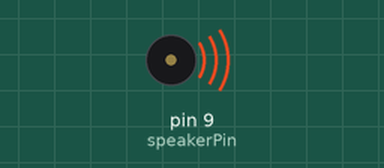
A sketch run on a simulated Arduino Uno, built with avr-gcc and run on an emulated ATmega328P. On the bench: buzzer (waves = sounding).

Above: at 0.16 s.
At 11.51 s:
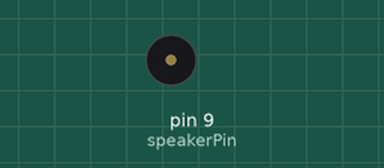
Timing chart, 0 to 14.3 s (numbered marks = the images above):
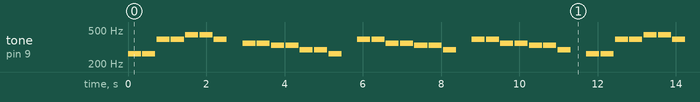

Measured:
- by itself, tone on pin 9 (speakerPin): plays 262 Hz for 0.33 s, 262 Hz for 0.33 s, 392 Hz for 0.33 s, 392 Hz for 0.33 s, 440 Hz for 0.33 s, 440 Hz for 0.33 s … (252 notes in this stretch)

The sketch:

twinkle.ino
```cpp
/*
 * Twinkle sketch
 * Plays "Twinkle, Twinkle Little Star"
 * Speaker is connected to digital pin 9
 */

const int speakerPin = 9; // connect speaker to pin 9

char noteNames[] = {'C','D','E','F','G','a','b'};
unsigned int frequencies[] = {262,294,330,349,392,440,494};
const byte noteCount = sizeof(noteNames); // number of notes (7 here)

//notes, a space represents a rest
char score[] = "CCGGaaG FFEEDDC GGFFEED GGFFEED CCGGaaG FFEEDDC ";
const byte scoreLen = sizeof(score); // the number of notes in the score

void setup()
{
}

void loop()
{
  for (int i = 0; i < scoreLen; i++)
  {
    int duration = 333;  // each note lasts for a third of a second
    playNote(score[i], duration); // play the note
    delay(duration/10); // slight pause to separate the notes
  }

  delay(4000); // wait four seconds before repeating the song
}

void playNote(char note, int duration)
{
  // play the tone corresponding to the note name
  for (int i = 0; i < noteCount; i++)
  {
    // try and find a match for the noteName to get the index to the note
    if (noteNames[i] == note) // find a matching note name in the array
      tone(speakerPin, frequencies[i], duration); //  play the note
  }
  // if there is no match then the note is a rest, so just do the delay
  delay(duration);
}
```
